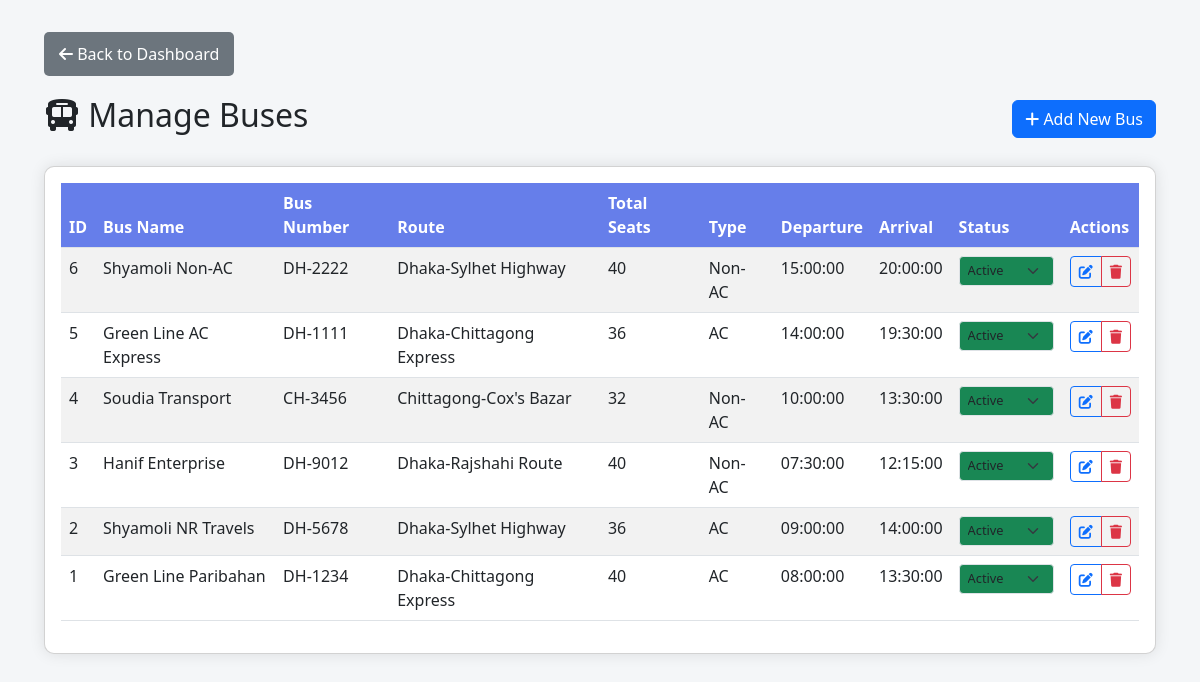
The page /manage_buses.php on the database its author committed.
### tables this page shows
CREATE TABLE IF NOT EXISTS buses (
    id INT AUTO_INCREMENT PRIMARY KEY,
    bus_number VARCHAR(20) UNIQUE NOT NULL,
    bus_name VARCHAR(100) NOT NULL,
    route_id INT,
    total_seats INT DEFAULT 40,
    bus_type ENUM('AC', 'Non-AC') DEFAULT 'Non-AC',
    current_lat DECIMAL(10, 8) DEFAULT NULL,
    current_lng DECIMAL(11, 8) DEFAULT NULL,
    status ENUM('active', 'inactive', 'maintenance') DEFAULT 'active',
    departure_time TIME NOT NULL,
    arrival_time TIME NOT NULL,
    FOREIGN KEY (route_id) REFERENCES routes(id)
);

CREATE TABLE IF NOT EXISTS routes (
    id INT AUTO_INCREMENT PRIMARY KEY,
    route_name VARCHAR(100) NOT NULL,
    from_city VARCHAR(50) NOT NULL,
    to_city VARCHAR(50) NOT NULL,
    distance INT NOT NULL,
    duration VARCHAR(20) NOT NULL,
    fare DECIMAL(10,2) NOT NULL,
    created_at TIMESTAMP DEFAULT CURRENT_TIMESTAMP
);

### manage_buses.php (the view, shortened to what this page needs)
<?php
$host = "localhost";
$user = "root";
$password = "";
$database = "bus_tracking_bd";
$conn = new mysqli($host, $user, $password, $database);
$buses_query = "SELECT b.*, r.route_name FROM buses b LEFT JOIN routes r ON b.route_id = r.id ORDER BY b.id DESC";
$buses_result = $conn->query($buses_query);
?>
<!DOCTYPE html>
<html lang="en">
<head>
    <link href="https://cdn.jsdelivr.net/npm/bootstrap@5.3.0/dist/css/bootstrap.min.css" rel="stylesheet">
    <link href="https://cdnjs.cloudflare.com/ajax/libs/font-awesome/6.0.0/css/all.min.css" rel="stylesheet">
</head>
<body>
    <div class="container-fluid">
        <a href="dashboard.php" class="back-btn">
            <i class="fas fa-arrow-left"></i> Back to Dashboard
        </a>
        <div class="d-flex justify-content-between align-items-center mb-4">
            <h2><i class="fas fa-bus"></i> Manage Buses</h2>
            <a href="add_bus.php" class="btn btn-primary">
                <i class="fas fa-plus"></i> Add New Bus
            </a>
        </div>
        <div class="card">
            <div class="card-body">
                <div class="table-responsive">
                    <table class="table table-striped table-hover">
                        <thead>
                            <tr>
                                <th>ID</th>
                                <th>Bus Name</th>
                                <th>Bus Number</th>
                                <th>Route</th>
                                <th>Total Seats</th>
                                <th>Type</th>
                                <th>Departure</th>
                                <th>Arrival</th>
                                <th>Status</th>
                                <th>Actions</th>
                            </tr>
                        </thead>
                        <tbody>
                            <?php if ($buses_result && $buses_result->num_rows > 0): ?>
                                <?php while ($bus = $buses_result->fetch_assoc()): ?>
                                <tr>
                                    <td><?= $bus['id'] ?></td>
                                    <td><?= htmlspecialchars($bus['bus_name']) ?></td>
                                    <td><?= htmlspecialchars($bus['bus_number']) ?></td>
                                    <td><?= htmlspecialchars($bus['route_name'] ?: 'No Route') ?></td>
                                    <td><?= $bus['total_seats'] ?></td>
                                    <td><?= htmlspecialchars($bus['bus_type']) ?></td>
                                    <td><?= htmlspecialchars($bus['departure_time']) ?></td>
                                    <td><?= htmlspecialchars($bus['arrival_time']) ?></td>
                                    <td>
                                        <form method="POST" class="d-inline">
                                            <select name="status" class="form-select form-select-sm status-badge
                                                <?= $bus['status'] == 'active' ? 'bg-success' : ($bus['status'] == 'inactive' ? 'bg-danger' : 'bg-warning') ?>"
                                                onchange="this.form.submit()">
                                                <option value="active" <?= $bus['status'] == 'active' ? 'selected' : '' ?>>Active</option>
                                            </select>
                                        </form>
                                    </td>
                                    <td>
                                        <div class="btn-group" role="group">
                                            <a href="edit_bus.php?id=<?= $bus['id'] ?>" class="btn btn-sm btn-outline-primary">
                                                <i class="fas fa-edit"></i>
                                            </a>
                                            <a href="?delete=<?= $bus['id'] ?>" class="btn btn-sm btn-outline-danger"
                                               onclick="return confirm('Are you sure you want to delete this bus?')">
                                                <i class="fas fa-trash"></i>
                                            </a>
                                        </div>
                                    </td>
                                </tr>
                                <?php endwhile; ?>
                            <?php else: ?>
                                <tr>
                                    <td colspan="10" class="text-center">No buses found.</td>
                                </tr>
                            <?php endif; ?>
                        </tbody>
                    </table>
                </div>
            </div>
        </div>
    </div>
</body>
</html>

### manage_buses.php (style rules this page uses)
body { background: #f4f6f8; font-family: 'Segoe UI', Tahoma, Geneva, Verdana, sans-serif; padding: 2rem; }
.back-btn { background-color: #6c757d; color: white; border: none; padding: 10px 15px; border-radius: 5px; text-decoration: none; margin-bottom: 20px; display: inline-block; }
.card { border-radius: 10px; box-shadow: 0 0 15px rgba(0,0,0,0.1); }
.table th { background-color: #667eea; color: white; }
.status-badge { font-size: 0.8rem; padding: 0.25rem 0.5rem; }

### rows shown on the page
buses: id "6", bus_name "Shyamoli Non-AC", bus_number "DH-2222", route.route_name "Dhaka-Sylhet Highway", total_seats "40", bus_type "Non-AC", departure_time "15:00:00", arrival_time "20:00:00", status "Active"
buses: id "5", bus_name "Green Line AC Express", bus_number "DH-1111", route.route_name "Dhaka-Chittagong Express", total_seats "36", bus_type "AC", departure_time "14:00:00", arrival_time "19:30:00", status "Active"
buses: id "4", bus_name "Soudia Transport", bus_number "CH-3456", route.route_name "Chittagong-Cox's Bazar", total_seats "32", bus_type "Non-AC", departure_time "10:00:00", arrival_time "13:30:00", status "Active"
buses: id "3", bus_name "Hanif Enterprise", bus_number "DH-9012", route.route_name "Dhaka-Rajshahi Route", total_seats "40", bus_type "Non-AC", departure_time "07:30:00", arrival_time "12:15:00", status "Active"
buses: id "2", bus_name "Shyamoli NR Travels", bus_number "DH-5678", route.route_name "Dhaka-Sylhet Highway", total_seats "36", bus_type "AC", departure_time "09:00:00", arrival_time "14:00:00", status "Active"
buses: id "1", bus_name "Green Line Paribahan", bus_number "DH-1234", route.route_name "Dhaka-Chittagong Express", total_seats "40", bus_type "AC", departure_time "08:00:00", arrival_time "13:30:00", status "Active"
